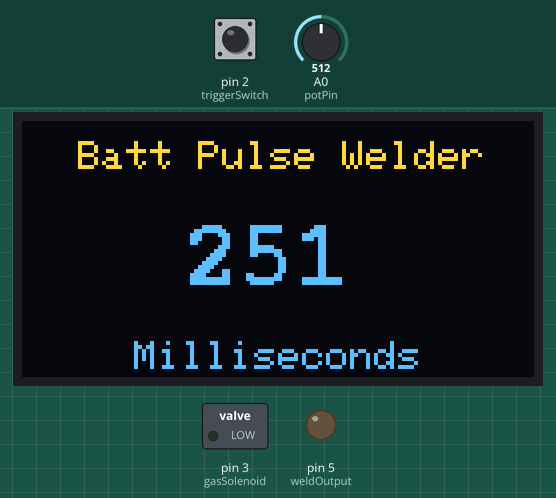
This sketch was run on a simulated Arduino Uno, built with avr-gcc and run on an emulated ATmega328P. Parts: 128×64 one-colour display, switched loads named in the sketch (green lamp = pin HIGH), output pins drawn as LEDs (lit = HIGH). Dashed ring = blinking. The inputs (shaded band) are chosen by the test bench; at power-on: A0 (potPin) = 512, pin 2 (triggerSwitch) LOW. The OLED is the two-colour kind (top 16 rows yellow).

Above: at 1.2 s.
1.3 s: A0 (potPin) set to 530
At 1.7 s:
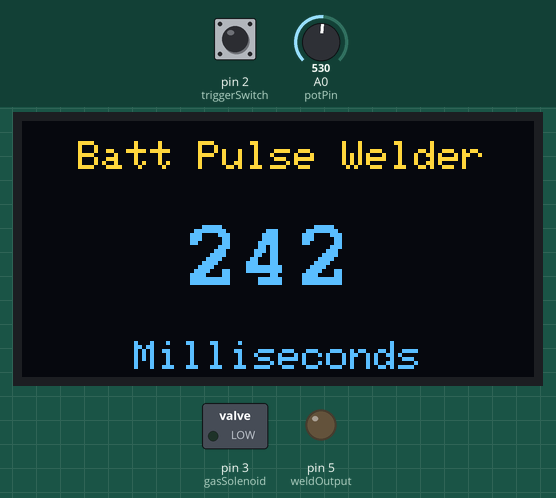
2.8 s: pin 2 (triggerSwitch) pulled HIGH for 0.15 s
At 3.6 s:
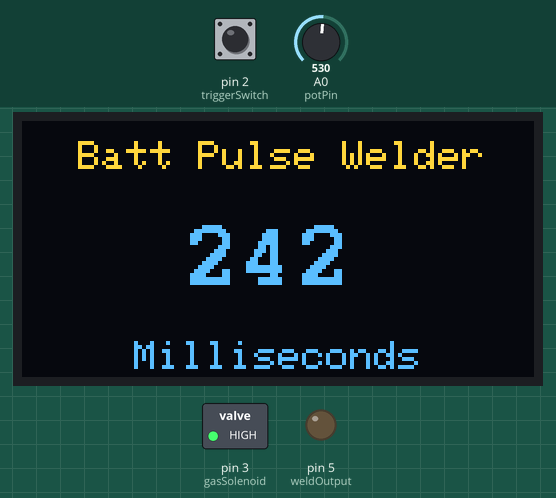
5.9 s: A0 (potPin) set to 716
At 6.9 s:
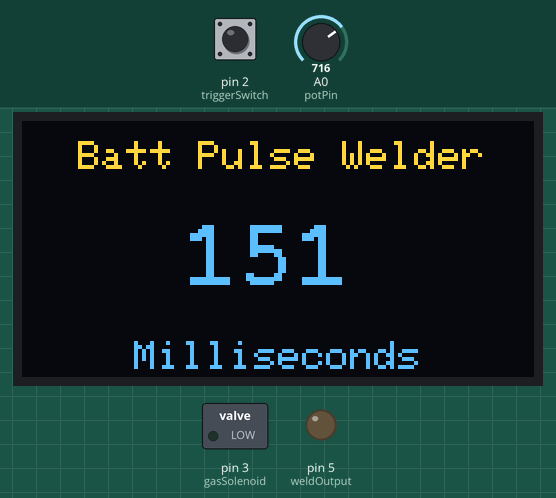
7.4 s: pin 2 (triggerSwitch) pulled HIGH for 1 s
At 8.48 s:
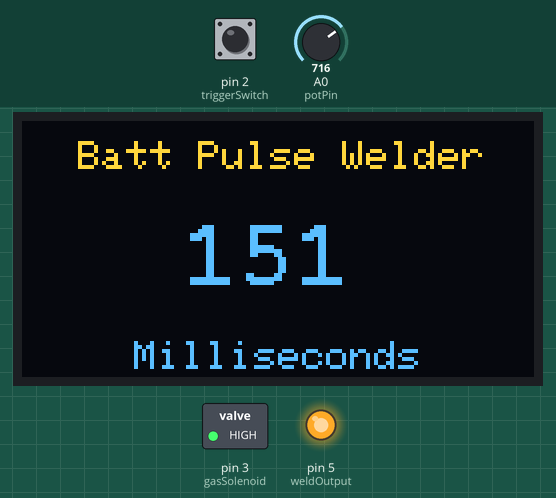
11.0 s: pin 2 (triggerSwitch) pulled HIGH for 3.2 s
At 11.4 s:
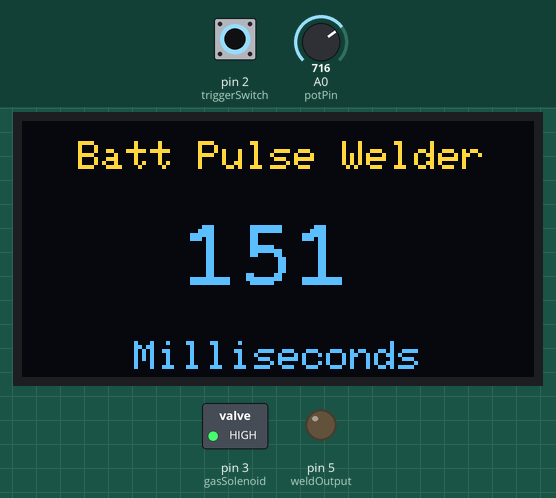
15.8 s: A0 (potPin) set to 900
At 16.5 s:
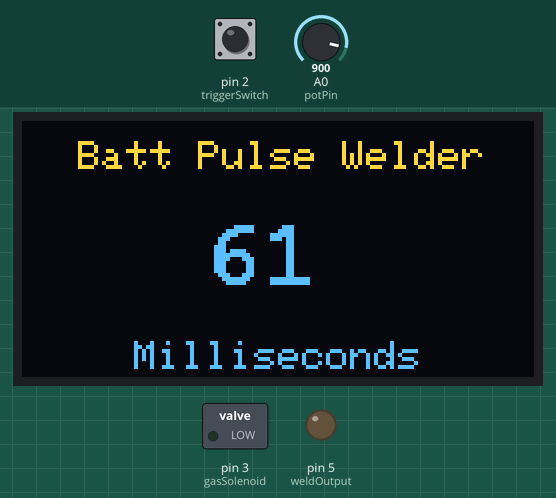
Timing chart, 0 to 18.3 s (numbered marks = the images above; inputs shaded):
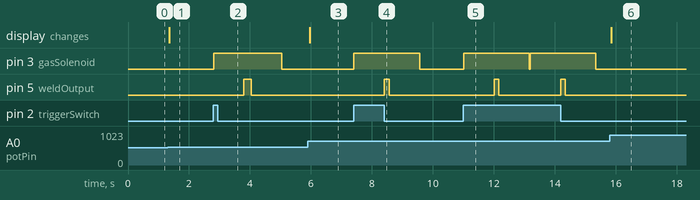

Measured:
- the behaviour switches between 512 and 513 on A0 (potPin) (found by bisection; images 0 and 1)
- after the input at 1.3 s, the display: changes after 0.05 s (image 1)
- after the input at 2.8 s, pin 3 (gasSolenoid): LOW → HIGH at once, → LOW 2.2 s later; pin 5 (weldOutput): LOW → HIGH after 1.0 s, → LOW 0.24 s later
- after the input at 5.9 s, the display: changes after 0.06 s (image 3)
- after the input at 7.4 s, pin 3 (gasSolenoid): LOW → HIGH at once, → LOW 2.2 s later; pin 5 (weldOutput): LOW → HIGH after 1.0 s, → LOW 0.15 s later
- after the input at 11.0 s, pin 3 (gasSolenoid): alternates HIGH for 2.2 s and LOW for 0.03 s, starting at once; pin 5 (weldOutput): alternates HIGH for 0.15 s and LOW for 2.0 s, starting after 1.0 s
- after the input at 15.8 s, the display: changes after 0.05 s (image 6)

The sketch:

SpotWeld2.ino
```cpp
/*

Connects to a tig welder to weld copper bus bars to lithium ion batteries.
Supports triggering a pulse and controling the gas solenoid for weld shielding.

Written by Jack Davies - http://jackdavies.co
30/10/2023 - Denver CO

*/

#include <SPI.h>
#include <Wire.h>
#include <Adafruit_GFX.h>
#include <Adafruit_SSD1306.h>

#include <Fonts/FreeMonoBold12pt7b.h>

Adafruit_SSD1306 display = Adafruit_SSD1306(128, 64, &Wire);

// INPUT: Potentiometer should be connected to 5V, GND and pin defined below.
int potPin = A0; // Potentiometer output connected to analog pin 3
int potVal = 0; // Variable to store the input from the potentiometer

const int triggerSwitch = 2; // Connected to the trigger on the torch
const int gasSolenoid = 3; // Connected to the SSR which triggers the gas solenoid
const int weldOutput = 5; // Connected to the welder switch input

const int gasPreflow = 1; // Hard coded gas preflow time
const int gasPostflow = 1; // Hard coded gas postflow time

void setup()
{
    display.begin(SSD1306_SWITCHCAPVCC, 0x3C);
    display.setTextColor(WHITE, BLACK);
    pinMode(triggerSwitch, INPUT);
    pinMode(gasSolenoid, OUTPUT);
    pinMode(weldOutput, OUTPUT);
}

void loop()
{
  potVal = analogRead(potPin);                // Reads the value of the potentiometer (value between 0 and 1023)
  potVal = map(potVal, 0, 1023, 500, 1);     // Scale it to use it get the right time (value between 1 and 500)

  display.clearDisplay();
  display.setFont();
  display.setCursor(14, 5);
  display.print("Batt Pulse Welder");

  display.setCursor(28, 55);
  display.print("Milliseconds");

  display.setFont(&FreeMonoBold12pt7b); // Sets larger font for the number display

// Move curser based on number of digits to ensure the value is centred
  if (potVal <10){ // Single digits
    display.setCursor(54, 40);
  }
  else if (potVal <100){ // Double digits
    display.setCursor(46, 40);
  }
  else{ // Tripple digits
    display.setCursor(40, 40);
  }
  display.print(potVal);

  display.display();

  if (digitalRead(triggerSwitch) == HIGH){ // Trigger on the button press
        digitalWrite(gasSolenoid, HIGH); // Start the gas flow
        delay(gasPreflow*1000); // Mulitply the seconds to get milliseconds
        digitalWrite(weldOutput, HIGH); // Start the welding pulse
        delay(potVal); // Duration of weld pulse
        digitalWrite(weldOutput, LOW); // Stop the weld pulse
        delay(gasPostflow*1000); // Mulitply the seconds to get milliseconds
        digitalWrite(gasSolenoid, LOW); // Stop the gas flow
    }
}
```
